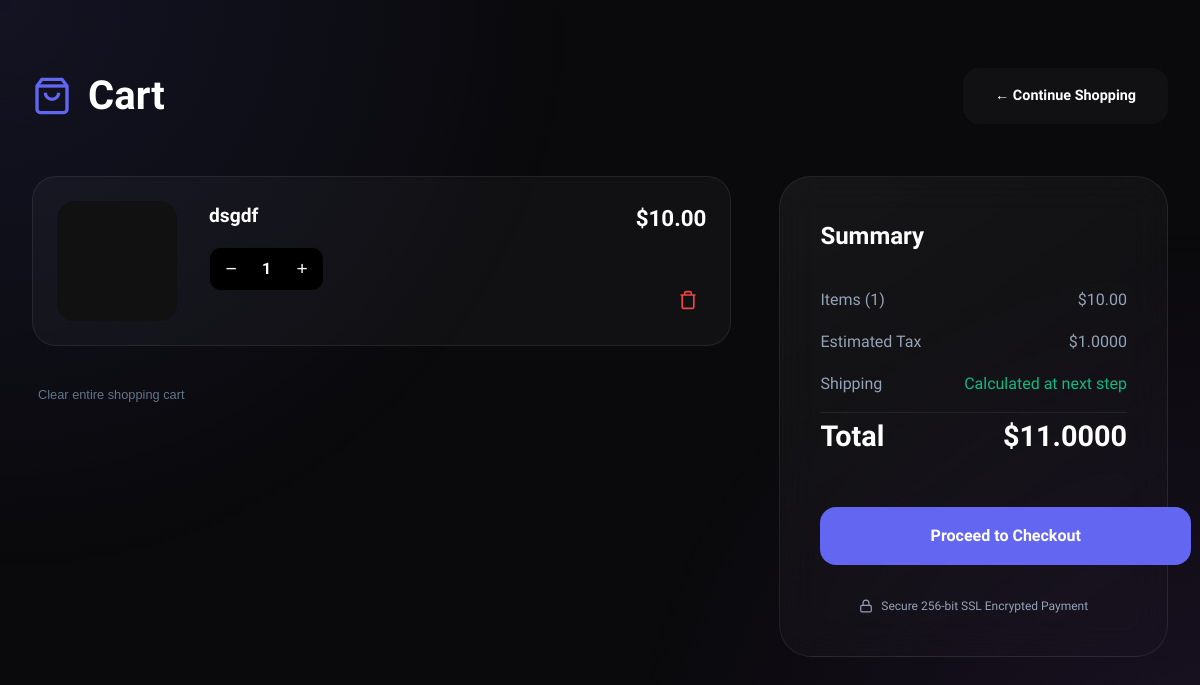
The app's page /cart/ (signed in), older data.
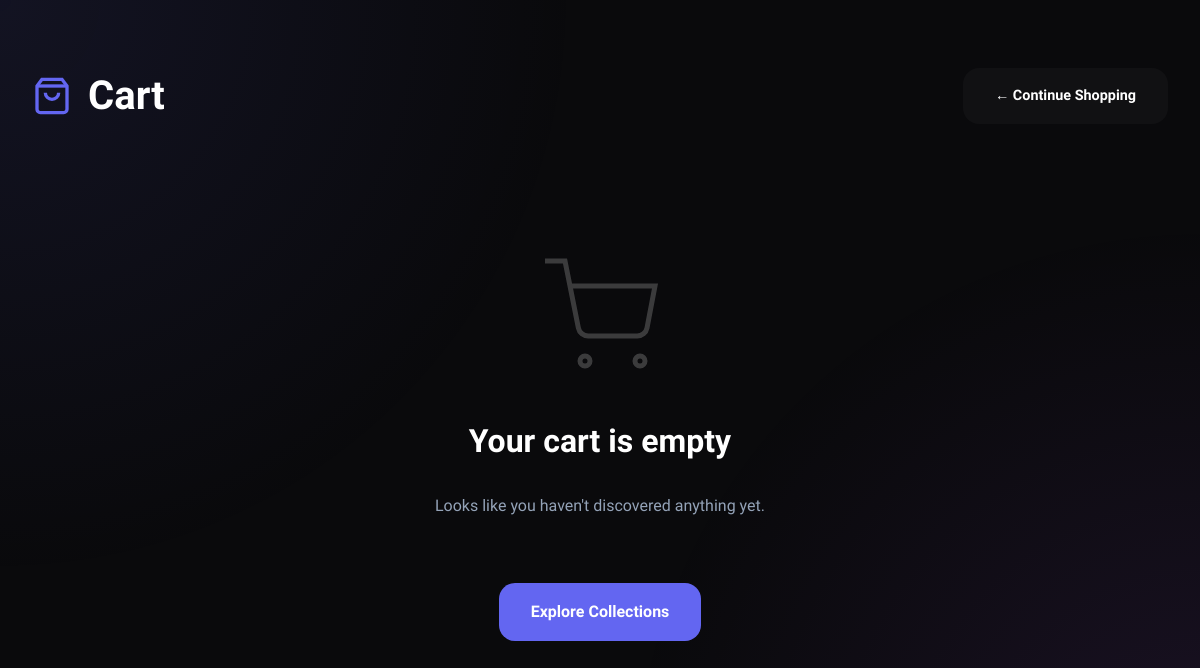
The same page, newer data.
### Market_App/models.py (models this page shows, shortened)
class CartItem(models.Model):
    cart = models.ForeignKey(
        Cart,
        on_delete=models.CASCADE,
        related_name='items'
    )
    product = models.ForeignKey(
        Product,
        on_delete=models.CASCADE
    )
    quantity = models.IntegerField(
        default=1,
        validators=[MinValueValidator(1)]
    )
    added_at = models.DateTimeField(auto_now_add=True)
    class Meta:
        unique_together = ('cart', 'product')
        ordering = ['added_at']
    @property
    def total_price(self):
        return self.product.price * self.quantity

class Product(models.Model):
    name = models.CharField(max_length=200)
    description = models.TextField()
    price = models.DecimalField(
        max_digits=10,
        decimal_places=2,
        validators=[MinValueValidator(Decimal('0.01'))]
    )
    stock = models.IntegerField(
        default=0,
        validators=[MinValueValidator(0)]
    )
    image = models.ImageField(
        upload_to='products/',
        blank=True,
        null=True
    )
    is_active = models.BooleanField(default=True)
    created_at = models.DateTimeField(auto_now_add=True)
    updated_at = models.DateTimeField(auto_now=True)
    class Meta:
        ordering = ['-created_at']

class Cart(models.Model):
    user = models.ForeignKey(
        User,
        on_delete=models.CASCADE,
        related_name='carts'
    )
    created_at = models.DateTimeField(auto_now_add=True)
    updated_at = models.DateTimeField(auto_now=True)
    class Meta:
        ordering = ['-updated_at']
    @property
    def total_items(self):
        return sum(item.quantity for item in self.items.all())
    @property
    def subtotal(self):
        return sum(item.total_price for item in self.items.all())
    @property
    def tax(self):
        return self.subtotal * Decimal('0.10')
    @property
    def total(self):
        return self.subtotal + self.tax

### Market_App/views.py (the view)
# urls.py: path('cart/', views.cart_view, name='cart'),
@login_required
def cart_view(request):
    cart, created = Cart.objects.get_or_create(user=request.user)
    cart_items = cart.items.select_related('product').all()
    context = {
        'cart': cart,
        'cart_items': cart_items,
        'cart_count': cart.total_items,
    }
    return render(request, 'market/cart.html', context)

### Market_App/templates/market/cart.html (shortened to what the changed rows need)
{% load static %}
<!doctype html>
<html lang="en">
  <head>
  </head>
  <body>
    <main class="cart-container">
      <div class="page-header">
        <h1 class="page-title">
          <svg
            width="40"
            height="40"
            viewBox="0 0 24 24"
            fill="none"
            stroke="currentColor"
            stroke-width="2"
          >
            <path d="M6 2L3 6v14a2 2 0 0 0 2 2h14a2 2 0 0 0 2-2V6l-3-4Z" />
            <line x1="3" y1="6" x2="21" y2="6" />
            <path d="M16 10a4 4 0 0 1-8 0" />
          </svg>
          Cart
        </h1>
      </div>
      {% if cart_items %}
      <div class="cart-layout">
        <div class="cart-items-list">
          {% for item in cart_items %}
          <div class="cart-item">
            <div class="item-image">
              {% if item.product.image %}
              <img
                src="{{ item.product.image.url }}"
                alt="{{ item.product.name }}"
              />
              {% else %}
              <div class="placeholder-image-small"></div>
              {% endif %}
            </div>
            <div class="item-details">
              <h3>{{ item.product.name }}</h3>
              <div
                class="qty-control-wrapper"
                style="width: fit-content; margin-top: 15px"
              >
                <form
                  method="post"
                  action="{% url 'market:update_cart_item' item.id %}"
                >
                  <button type="submit" class="qty-btn">−</button>
                </form>
                <span class="qty-value">{{ item.quantity }}</span>
                <form
                  method="post"
                  action="{% url 'market:update_cart_item' item.id %}"
                >
                  <button type="submit" class="qty-btn">+</button>
                </form>
              </div>
            </div>
            <div class="item-pricing-area">
              <div class="total-price">${{ item.total_price }}</div>
              <form
                method="post"
                action="{% url 'market:remove_from_cart' item.id %}"
              >
                <button type="submit" class="remove-btn" title="Remove">
                  <svg
                    width="20"
                    height="20"
                    viewBox="0 0 24 24"
                    fill="none"
                    stroke="currentColor"
                    stroke-width="2"
                  >
                    <path
                      d="M3 6h18M19 6v14a2 2 0 0 1-2 2H7a2 2 0 0 1-2-2V6m3 0V4a2 2 0 0 1 2-2h4a2 2 0 0 1 2 2v2"
                    />
                  </svg>
                </button>
              </form>
            </div>
          </div>
          {% endfor %}
          <form
            method="post"
            action="{% url 'market:clear_cart' %}"
            onsubmit="return confirm('Clear all items?');"
          >
            <button
              type="submit"
              style="
                background: none;
                border: none;
                color: #64748b;
                cursor: pointer;
                font-size: 0.8rem;
                margin-top: 1rem;
              "
            >
              Clear entire shopping cart
            </button>
          </form>
        </div>
        <aside class="order-summary">
          <h2 class="summary-title">Summary</h2>
          <div class="summary-line">
            <span>Items ({{ cart.total_items }})</span>
            <span>${{ cart.subtotal }}</span>
          </div>
          <div class="summary-line">
            <span>Estimated Tax</span>
            <span>${{ cart.tax }}</span>
          </div>
          <div class="summary-line">
            <span>Shipping</span>
            <span style="color: #10b981">Calculated at next step</span>
          </div>
          <div class="summary-line summary-total">
            <span>Total</span>
            <span>${{ cart.total }}</span>
          </div>
          <a href="{% url 'market:checkout' %}" class="btn btn-primary">
            Proceed to Checkout
          </a>
          <div
            style="
              margin-top: 2rem;
              text-align: center;
              color: var(--text-muted);
              font-size: 0.75rem;
              display: flex;
              align-items: center;
              justify-content: center;
              gap: 8px;
            "
          >
            <svg
              width="14"
              height="14"
              viewBox="0 0 24 24"
              fill="none"
              stroke="currentColor"
              stroke-width="2"
            >
              <rect x="3" y="11" width="18" height="11" rx="2" ry="2" />
              <path d="M7 11V7a5 5 0 0 1 10 0v4" />
            </svg>
            Secure 256-bit SSL Encrypted Payment
          </div>
        </aside>
      </div>
      {% else %}
      <div class="empty-cart">
        <div class="empty-icon">
          <svg
            width="120"
            height="120"
            viewBox="0 0 24 24"
            fill="none"
            stroke="currentColor"
            stroke-width="1"
          >
            <circle cx="9" cy="21" r="1" />
            <circle cx="20" cy="21" r="1" />
            <path
              d="M1 1h4l2.68 13.39a2 2 0 0 0 2 1.61h9.72a2 2 0 0 0 2-1.61L23 6H6"
            />
          </svg>
        </div>
        <h2 style="font-size: 2rem">Your cart is empty</h2>
        <p style="color: var(--text-muted); margin-bottom: 2rem">
          Looks like you haven't discovered anything yet.
        </p>
        <a
          href="{% url 'market:product_list' %}"
          class="btn btn-primary"
          style="width: auto"
        >
          Explore Collections
        </a>
      </div>
      {% endif %}
    </main>
  </body>
</html>

Row changes from the older to the newer data that the page shows:
removed CartItem: product.name "dsgdf", quantity "1", total_price "10.00"
no longer on this page (row unchanged): Cart: total_items "1", subtotal "10.00", tax "1.0000", total "11.0000"
Text that changed along with them:
text no longer shown: "Clear entire shopping cart Summary Items ( ) $ Estimated Tax $ Shipping Calculated at next step Total $ Proceed to Checkout Secure 256-bit SSL Encrypted Payment"
text now shown: "Your cart is empty Looks like you haven't discovered anything yet. Explore Collections"
